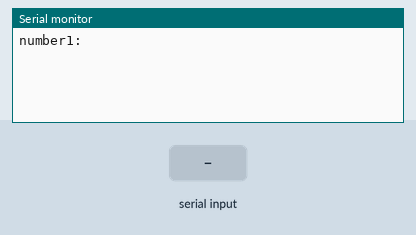
Bench run of a sketch on a simulated Arduino Uno, built with avr-gcc and run on an emulated ATmega328P. Parts: the last lines printed to the serial monitor. The test bench sets the inputs (shaded band).

Above: at 1.2 s.
1.3 s: "+" received over Serial
At 3.5 s:
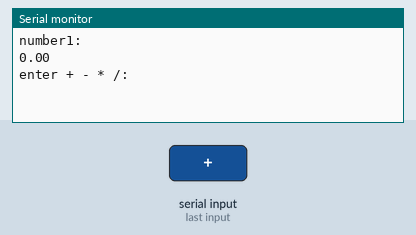
3.8 s: "*" received over Serial
At 4.6 s:
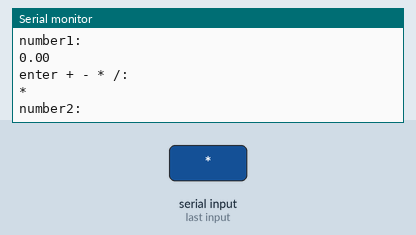
5.3 s: "-" received over Serial
At 7.1 s:
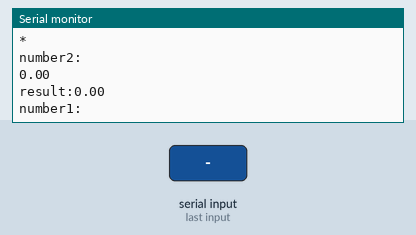
7.8 s: "90,45\n" received over Serial
At 8.6 s:
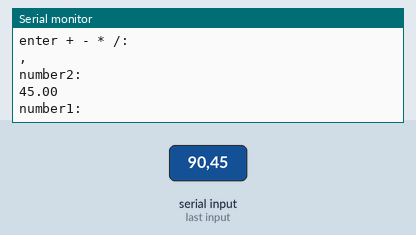
9.3 s: "/" received over Serial
At 10.0 s:
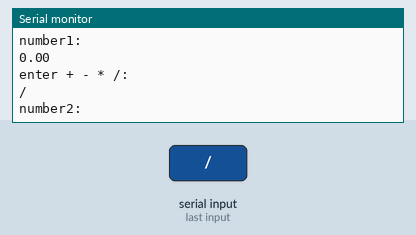
10.8 s: "+" received over Serial
At 12.3 s:
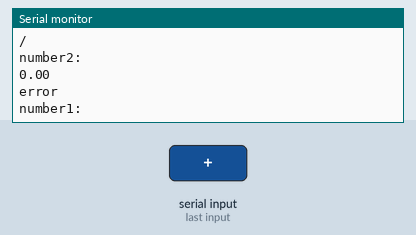
Timing chart, 0 to 13.8 s (numbered marks = the images above; inputs shaded):
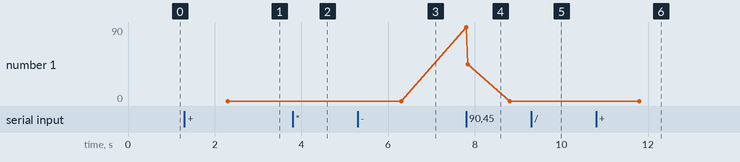

Measured:
- after the input at 1.3 s, the serial monitor: prints a new line after 1.0 s (image 1)
- after the input at 3.8 s, the serial monitor: prints a new line at once (image 2)
- after the input at 5.3 s, the serial monitor: prints a new line after 1.0 s (image 3)
- after the input at 7.8 s, the serial monitor: prints a new line at once (image 4)
- after the input at 9.3 s, the serial monitor: prints a new line at once (image 5)
- after the input at 10.8 s, the serial monitor: prints a new line after 1.0 s (image 6)

The sketch:

Code.ino
```cpp
void setup() {
  Serial.begin(9600); // تنظیم سرعت انتقال داده روی پورت سریال بر روی 9600 بیت بر ثانیه
}

void loop() {
  float a, b, result;
  char c;

  Serial.println("number1:");
  while (!Serial.available());  // منتظر دریافت داده از سریال
  a = Serial.parseFloat();     // خواندن عدد اول
  Serial.println(a);

  Serial.println("enter + - * /:");
  while (!Serial.available());  // منتظر دریافت عملگر
  c = Serial.read();           // خواندن عملگر
  Serial.println(c);

  Serial.println("number2:");
  while (!Serial.available());  // منتظر دریافت عدد دوم
  b = Serial.parseFloat();     // خواندن عدد دوم
  Serial.println(b);

  switch (c) {
    case '+':
      result = a + b;
      Serial.print("result:");
      Serial.println(result);
      break;
    case '-':
      result = a - b;
      Serial.print("result:");
      Serial.println(result);
      break;
    case '*':
      result = a * b;
      Serial.print("result:");
      Serial.println(result);
      break;
    case '/':
      if (b != 0) {
        result = a / b;
        Serial.print("result:");
        Serial.println(result);
      } else {
        Serial.println("error");
      }
      break;
  }
}
```
